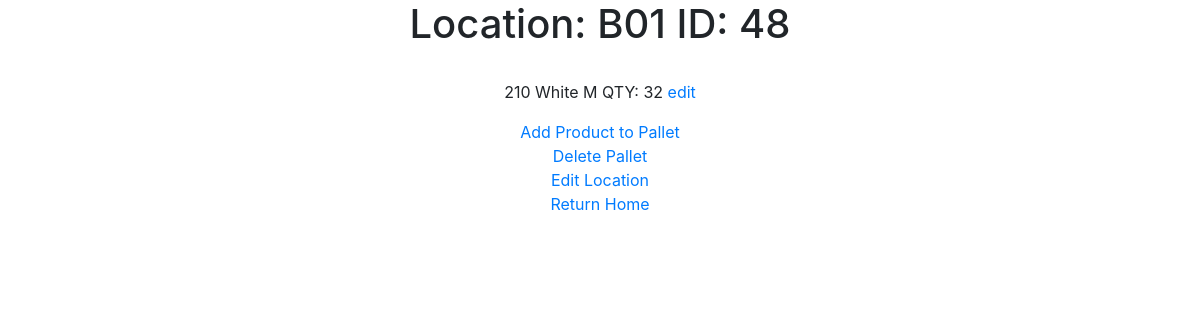
Page /search/pallet/48 on the committed database.
### main/models.py (models this page shows, shortened)
class Pallets(models.Model):
    products = models.ManyToManyField(Product, through="Products_On_Pallets")
    location = models.CharField(max_length=50, default="Floor")
    def loc(self):
        return "Location: " + str(self.locations) + " ID: " + str(self.pk)

class Locations(models.Model):
    name = models.CharField(max_length=50,primary_key=True)
    pallet = models.OneToOneField(Pallets, on_delete=models.SET_NULL, blank=True,null=True)
    def __str__(self):
        return self.pk

class Products_On_Pallets(models.Model):
    product = models.ForeignKey(Product, on_delete=models.CASCADE)
    pallet = models.ForeignKey(Pallets, on_delete=models.CASCADE)
    qty = models.IntegerField(default=0)

class Product(models.Model):
    GTIN_number = models.CharField(max_length=50, primary_key=True)
    style = models.ForeignKey(Style, on_delete=models.CASCADE)
    color = models.ForeignKey(Color, on_delete=models.CASCADE)
    size = models.ForeignKey(Size, on_delete=models.CASCADE)
    carton_qty = models.ForeignKey(Carton_QTY,on_delete=models.CASCADE)
    def __str__(self):
        return str(self.style) + " " + str(self.color) + " " + str(self.size)

class Style(models.Model):
    style_id = models.IntegerField(primary_key=True)
    style_name = models.CharField(max_length=50)
    def __str__(self):
        return str(self.style_id)

class Color(models.Model):
    color_id = models.IntegerField(primary_key=True)
    color_name = models.CharField(max_length=50)
    def __str__(self):
        return self.color_name

class Size(models.Model):
    size_id = models.IntegerField(primary_key=True)
    size_name = models.CharField(max_length=4)
    def __str__(self):
        return self.size_name

### main/views.py (the view)
# urls.py: path('search/pallet/<int:item_id>', views.search_pallet_detail, name="searchpallet-detail"),
def search_pallet_detail(request, item_id):
    context = {}
    request.session["pallet_pk"] = item_id
    id = get_object_or_404(Pallets, pk=item_id)
    context["item"] = id
    context['products'] = Products_On_Pallets.objects.filter(pallet=id)
    return render(request, 'main/search/pallet/search_pallet_detail.html',context)

### main/templates/main/search/pallet/search_pallet_detail.html (shortened to what this page needs)
<!DOCTYPE html>
<html lang="en">
<head>
    <link rel="stylesheet" href="https://stackpath.bootstrapcdn.com/bootstrap/4.3.1/css/bootstrap.min.css">
</head>
<body>
<div class="container">
    <div class="row">
        <div class="col text-center">
            {% if item.locations %}
            <h1>{{ item.loc }}</h1><br>
            {% else %}
            <h1>{{ item }}</h1><br>
            {% endif %}
            {% for p in products %}
            <p>{{ p.product }} QTY: {{ p.qty }}  <a href="{% url 'searchpallet-edit' item_id=p.id  %}"> edit </a></p>
            {% endfor %}
            <a href="{% url 'searchpallet-add' %}">Add Product to Pallet</a><br>
            <a href="{% url 'searchpallet-delete' item_id=item.pk  %}" item.pk>Delete Pallet</a><br>
            <a href="{% url 'searchpallet-editlocation' %}">Edit Location</a><br>
            <a href="{% url 'home' %}">Return Home</a><br>
        </div>
    </div>
</div>
</body>
</html>

### rows in the picture
Pallets: loc "Location: B01 ID: 48"
Products_On_Pallets: product "210 White M", qty "32"
